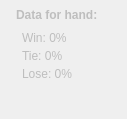
    <widget class="QFrame" name="frame_2">
     <property name="geometry">
      <rect>
       <x>6</x>
       <y>516</y>
       <width>127</width>
       <height>119</height>
      </rect>
     </property>
     <property name="frameShape">
      <enum>QFrame::NoFrame</enum>
     </property>
     <property name="frameShadow">
      <enum>QFrame::Raised</enum>
     </property>
     <widget class="QLabel" name="lbl_datatitle">
      <property name="enabled">
       <bool>false</bool>
      </property>
      <property name="geometry">
       <rect>
        <x>16</x>
        <y>4</y>
        <width>93</width>
        <height>21</height>
       </rect>
      </property>
      <property name="font">
       <font>
        <weight>75</weight>
        <bold>true</bold>
        <kerning>true</kerning>
       </font>
      </property>
      <property name="text">
       <string>Data for hand:</string>
      </property>
     </widget>
     <widget class="QLabel" name="lbl_win">
      <property name="enabled">
       <bool>false</bool>
      </property>
      <property name="geometry">
       <rect>
        <x>22</x>
        <y>30</y>
        <width>93</width>
        <height>16</height>
       </rect>
      </property>
      <property name="text">
       <string>Win: 0%</string>
      </property>
     </widget>
     <widget class="QLabel" name="lbl_tie">
      <property name="enabled">
       <bool>false</bool>
      </property>
      <property name="geometry">
       <rect>
        <x>22</x>
        <y>48</y>
        <width>93</width>
        <height>16</height>
       </rect>
      </property>
      <property name="text">
       <string>Tie: 0%</string>
      </property>
     </widget>
     <widget class="QLabel" name="lbl_loose">
      <property name="enabled">
       <bool>false</bool>
      </property>
      <property name="geometry">
       <rect>
        <x>22</x>
        <y>66</y>
        <width>99</width>
        <height>16</height>
       </rect>
      </property>
      <property name="text">
       <string>Lose: 0%</string>
      </property>
     </widget>
    </widget>
